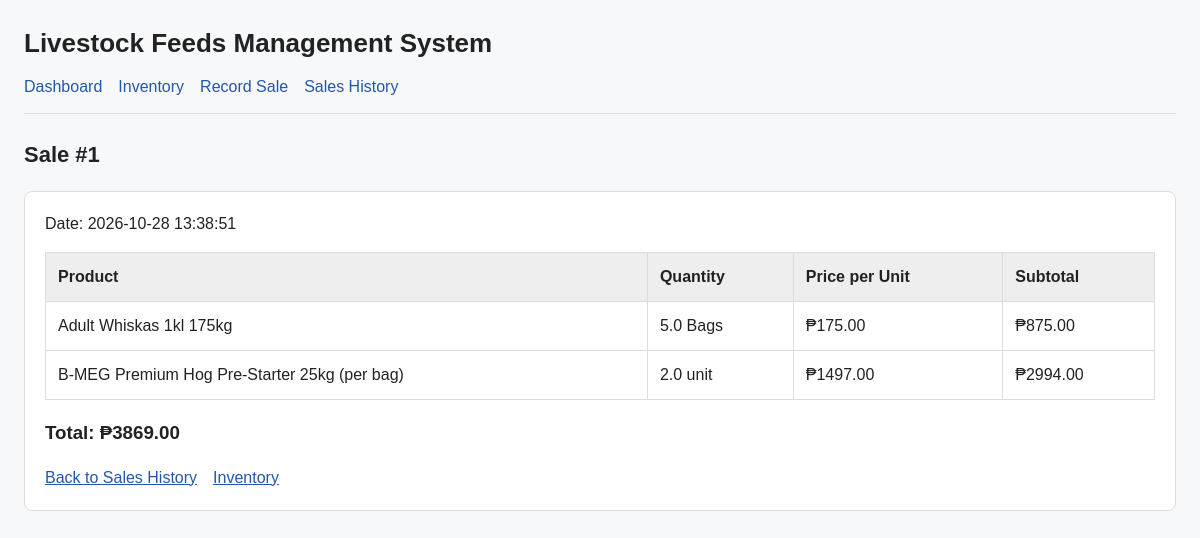
Screenshot of /sales/1 with the database file from the repository.
### models.py (models this page shows)
class Sale(db.Model):
    __tablename__ = "sales"
    id = db.Column(db.Integer, primary_key=True)
    total_amount = db.Column(db.Numeric(12, 2), nullable=False)
    timestamp = db.Column(
        db.DateTime(timezone=True),
        nullable=False,
        default=lambda: datetime.now(timezone.utc),
    )
    items = db.relationship(
        "SaleItem",
        backref="sale",
        cascade="all, delete-orphan",
        lazy=True,
    )

class SaleItem(db.Model):
    __tablename__ = "sale_items"
    id = db.Column(db.Integer, primary_key=True)
    sale_id = db.Column(
        db.Integer,
        db.ForeignKey("sales.id"),
        nullable=False,
    )
    product_id = db.Column(
        db.Integer,
        db.ForeignKey("feed_products.id"),
        nullable=False,
    )
    quantity = db.Column(db.Float, nullable=False)
    unit_price = db.Column(db.Numeric(10, 2), nullable=False)
    subtotal = db.Column(db.Numeric(12, 2), nullable=False)
    product = db.relationship("FeedProduct")

class FeedProduct(db.Model):
    __tablename__ = "feed_products"
    id = db.Column(db.Integer, primary_key=True)
    name = db.Column(db.String(120), nullable=False, unique=True)
    category = db.Column(db.String(80), nullable=False)
    unit_price = db.Column(db.Numeric(10, 2), nullable=False, default=0)
    stock_quantity = db.Column(db.Float, nullable=False, default=0)
    unit = db.Column(db.String(20), nullable=False, default="kg")
    low_stock_threshold = db.Column(
        db.Float, nullable=False, default=10
    )
    inventory_logs = db.relationship(
        "InventoryLog",
        backref="product",
        lazy=True
    )

### app.py (the view)
@app.route("/sales/<int:sale_id>")
def sale_detail(sale_id):
    sale = db.session.get(Sale, sale_id)
    if sale is None:
        flash("Sale not found.", "error")
        return redirect(url_for("sales_history"))
    return render_template("sale_detail.html", sale=sale)

### templates/sale_detail.html (shortened to what this page needs)
{% extends "base.html" %}
{% block content %}
    <h2 class="page-title">Sale #{{ sale.id }}</h2>
    <section class="panel">
        <p class="sale-date">
            Date:
            {{ sale.timestamp.strftime("%Y-%m-%d %H:%M:%S") }}
        </p>
        <div class="table-scroll">
            <table>
                <thead>
                    <tr>
                        <th>Product</th>
                        <th>Quantity</th>
                        <th>Price per Unit</th>
                        <th>Subtotal</th>
                    </tr>
                </thead>
                <tbody>
                    {% for item in sale.items %}
                        <tr>
                            <td>{{ item.product.name }}</td>
                            <td>{{ item.quantity }} {{ item.product.unit }}</td>
                            <td>₱{{ "%.2f"|format(item.unit_price) }}</td>
                            <td>₱{{ "%.2f"|format(item.subtotal) }}</td>
                        </tr>
                    {% endfor %}
                </tbody>
            </table>
        </div>
        <h3>Total: ₱{{ "%.2f"|format(sale.total_amount) }}</h3>
        <div class="detail-actions">
            <a href="{{ url_for('sales_history') }}">Back to Sales History</a>
            <a href="{{ url_for('index') }}">Inventory</a>
        </div>
    </section>
{% endblock %}

### templates/base.html (style rules this page uses)
* { box-sizing: border-box; }
body { font-family: Arial, sans-serif; margin: 24px; color: #222; background: #f7f8fa; line-height: 1.5; }
nav a, a { color: #2457a7; }
.page-title { margin: 0 0 20px; font-size: 22px; }
.card, .panel { background: #fff; border: 1px solid #ddd; border-radius: 8px; padding: 20px; }
.panel { margin-bottom: 24px; }
.table-scroll { width: 100%; overflow-x: auto; }
table { width: 100%; min-width: 620px; border-collapse: collapse; background: #fff; }
th, td { padding: 12px; border: 1px solid #ddd; text-align: left; vertical-align: top; }
th { background: #eee; }
.sale-date { margin-top: 0; }
.detail-actions { display: flex; flex-wrap: wrap; gap: 8px 16px; }

### rows the page displays
Sale: id "1", timestamp "2026-10-28 13:38:51", total_amount "3869.00"
SaleItem: product.name "Adult Whiskas 1kl 175kg", quantity "5.0", product.unit "Bags", unit_price "175.00", subtotal "875.00"
SaleItem: product.name "B-MEG Premium Hog Pre-Starter 25kg (per bag)", quantity "2.0", product.unit "unit", unit_price "1497.00", subtotal "2994.00"
